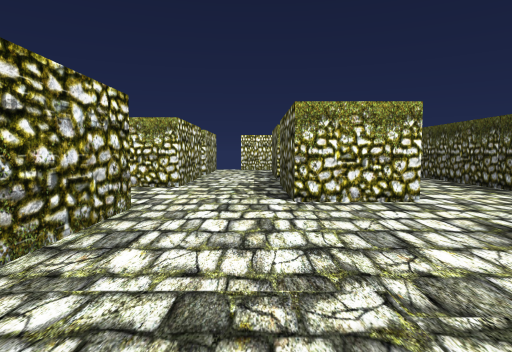
[1] (above)

19 first-person views from a walk through a Unity game level. The camera is 0.59 m above the floor, tilts 4° down and sees 75° across. The floor is counted in squares, 1 m on a side. Each view is taken from the middle of a square. On the plan, view 1 faces up. The plan holds only what a view shows up to about 9 squares ahead; the rest is blank. The place goes on beyond the plan. The player is left out.

[2]
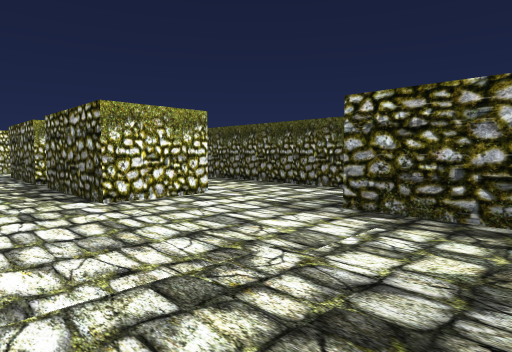

[3]
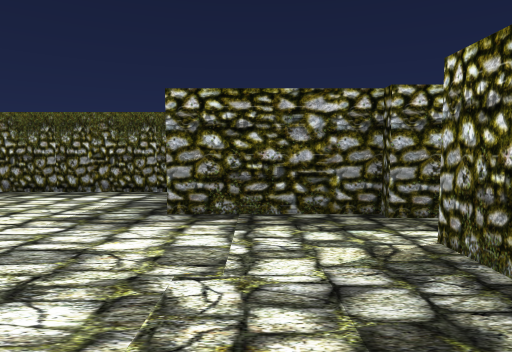

[4]
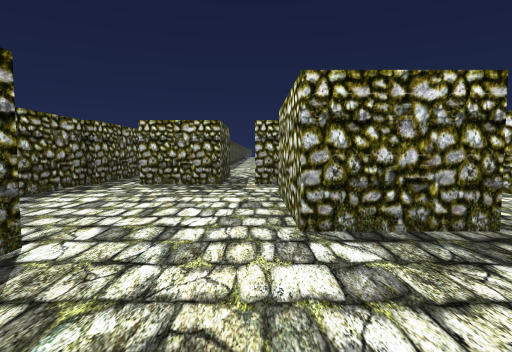

[5]
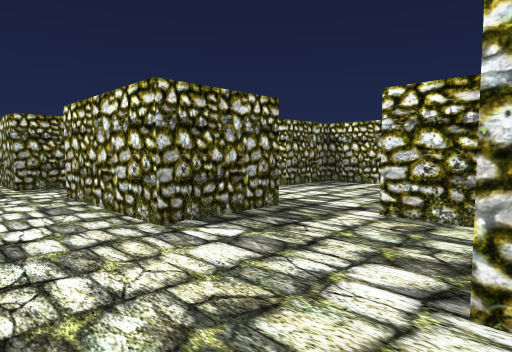

[6]
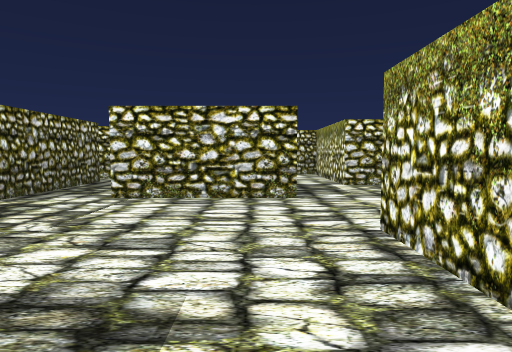

[7]
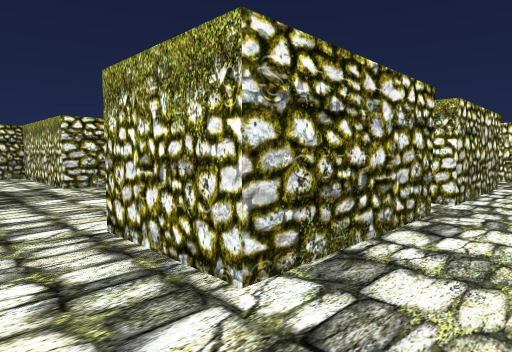

[8]
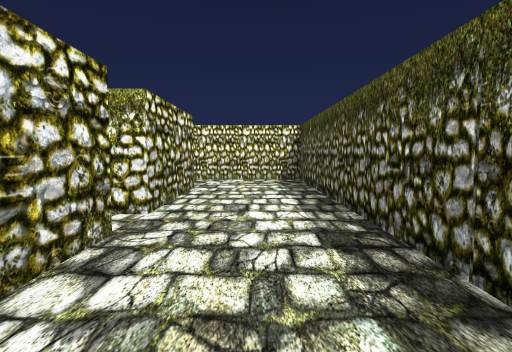

[9]
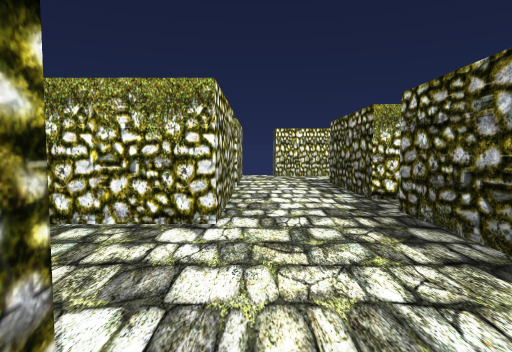

[10]
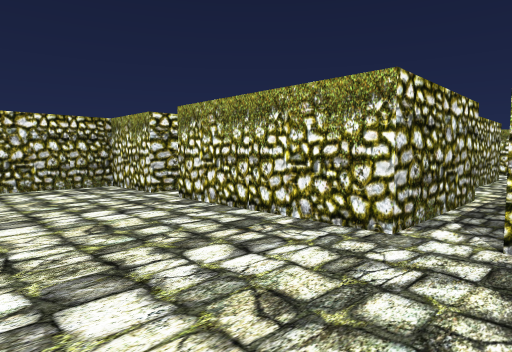

[11]
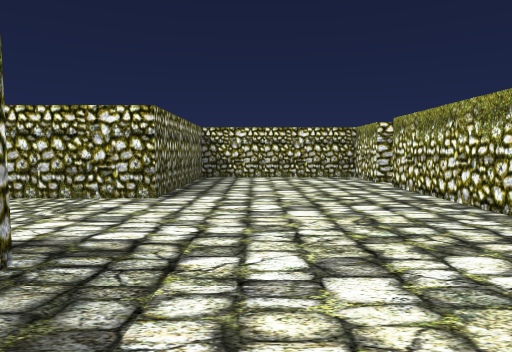

[12]
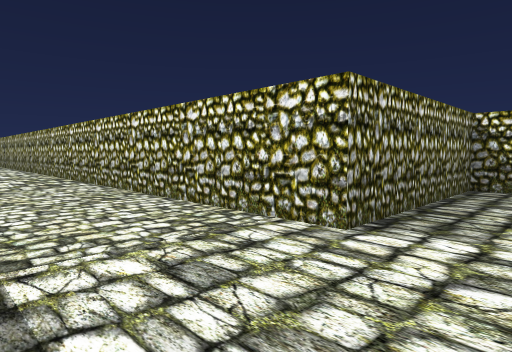

[13]
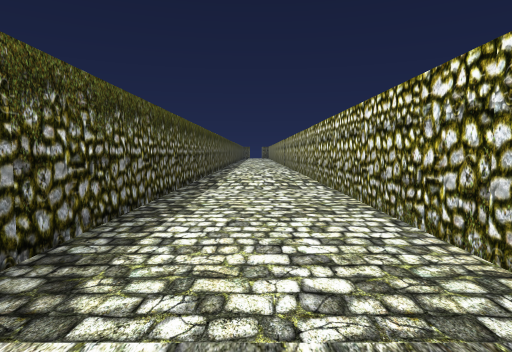

[14]
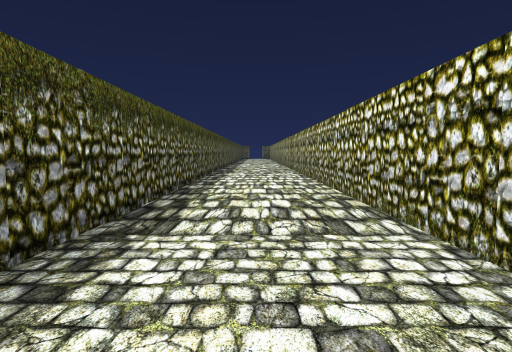

[15]
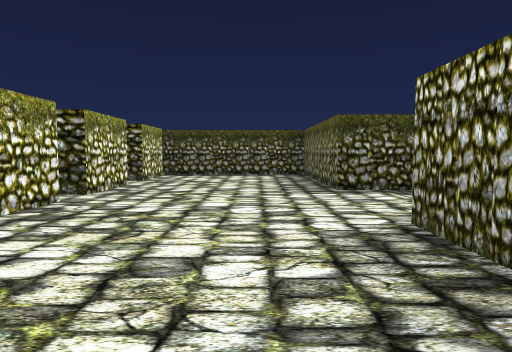

[16]
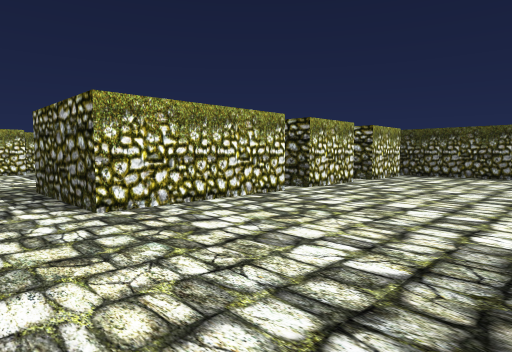

[17]
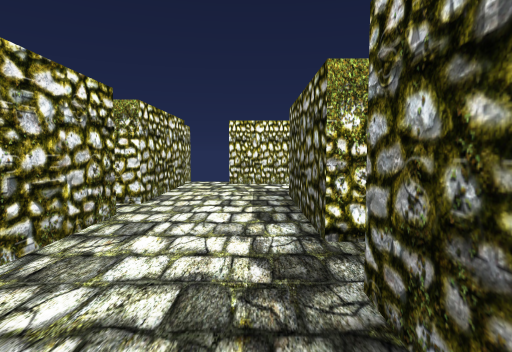

[18]
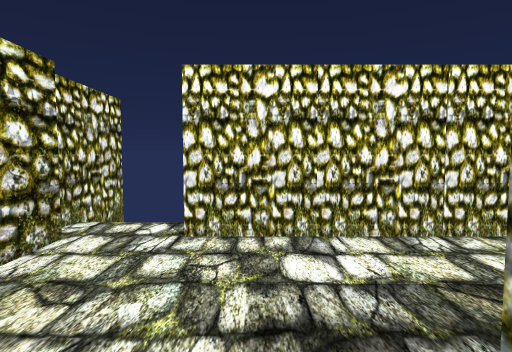

[19]
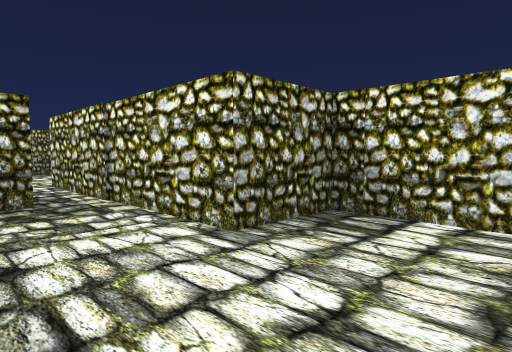

### Floor plan
Points are (right, up) in squares from view 1. A wall is a line through its corners. A room is listed if a view was taken in it or the views show most of it. See-through windows are left out.
Room 1 (views 1, 2, 3, 4, 5, 6, 7, 8, 9, 17)
walls: (-1.3, 3.5) (-1.3, 1); (4, 2.2) (4, 7.6); (2.2, -0.2) (2.2, 1.9); (2, 6.5) (2, 4) (0.5, 4) (0.5, 6.5); (-1, -0.2) (-1, -2.6); (2, 7.2) (0.5, 7.2); (-3.1, 5.5) (-3.1, 4.6); (-1.3, 8.2) (-1.3, 5.7) (-2.8, 5.7); (2, -2.6) (2, -0.1); (-0.3, -2.6) (-0.3, -0.2) (1.2, -0.2)
ways out: opening at (-0.5, 8.5) to room 3; opening at (-2, 0.5) to room 4; opening at (-2, 4) to room 4; opening at (3, 8.5) to room 5
Room 2 (views 10, 11, 12, 13, 14, 15, 16)
walls: (-1, -2.6) (-3.8, -2.6); (1.2, -2.6) (-0.3, -2.6); (-4.6, -2.6) (-6, -2.6) (-6, -6.3) (-2.3, -6.3) (-2.3, -16.5); (3.5, -2.6) (2, -2.6); (0.3, -16.5) (0.3, -6.3) (4, -6.3) (4, -2.4)
ways out: opening at (-4, -1.5) to room 4
Room 3 (view 18)
walls: (-1.3, 11.4) (-1.3, 8.8); (0.6, 11.3) (-0.6, 11.3); (0.5, 7.2) (0.5, 9.6)
ways out: opening at (-0.5, 8.5) to room 1; opening at (1.5, 10.5) to room 5
Room 4 (view 19)
walls: (-2.9, 3.5) (-1.3, 3.5); (-3.1, 4.6) (-6, 4.6) (-6, 2.1) (-4.6, 2.1) (-4.6, -2.6); (-3.8, -2.6) (-3.8, -0.2) (-1, -0.2)
ways out: opening at (-2, 0.5) to room 1; opening at (-2, 4) to room 1; opening at (-4, -1.5) to room 2
Room 5 (no view inside)
walls: (2, 9.6) (2, 7.2); (4, 7.6) (4, 11.3) (0.6, 11.3)
ways out: opening at (3, 8.5) to room 1; opening at (1.5, 10.5) to room 3

Positions as (right, up) in squares from view 1, and headings:
1: (0, 0), facing up
2: (-1, 0), facing up-right
3: (-1, 1), facing right
4: (-1, 6), facing down
5: (0, 6), facing down-left
6: (3, 3), facing left
7: (3, 3), facing up-left
8: (3, 4), facing up
9: (-1, 3), facing up
10: (0, -5), facing up-left
11: (2, -5), facing left
12: (0, -5), facing down-left
13: (-1, -6), facing down
14: (-1, -9), facing down
15: (-5, -5), facing right
16: (-5, -6), facing up-right
17: (0, 5), facing up
18: (0, 9), facing up
19: (-3, 4), facing down-left
